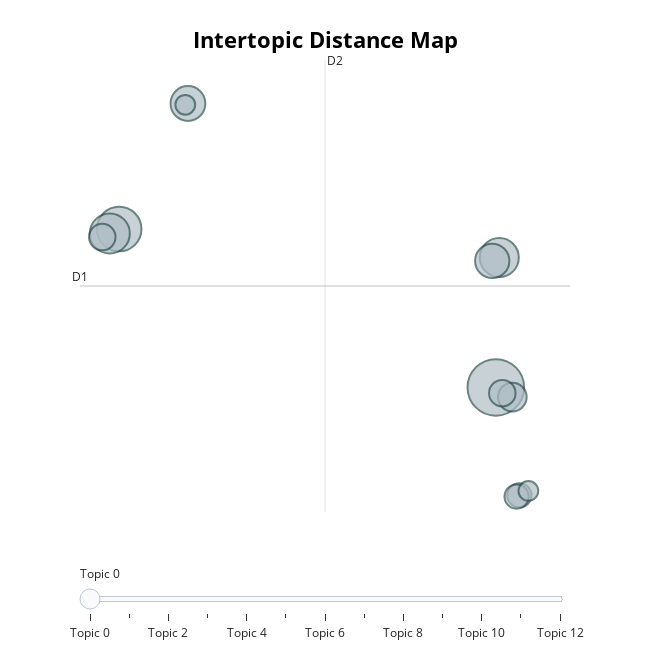

Write notebook code for a chart like this one.
### Code cell
topic_model.visualize_topics()

### Figure 1 — Plotly figure (JSON) as saved in the notebook; plotly's stock layout.template omitted (floating-point values rounded to 4 significant figures)
{"data": [{"customdata": [[0, "and | am | to | for | computer", 82], [1, "memory | the | is | in | of", 51], [2, "the | to | is | and | how", 41], [3, "the | of | it | to | and", 39], [4, "complexity | the | is | time | of", 31], [5, "the | of | that | to | is", 30], [6, "computer | software | is | science | and", 21], [7, "and | it | the | of | to", 18], [8, "and | to | algorithms | would | for", 18], [9, "it | the | password | key | to", 15], [10, "ip | the | packet | server | ms", 15], [11, "the | 01 | gates | logic | gate", 10], [12, "the | of | number | in | to", 10]], "hovertemplate": "<b>Topic %{customdata[0]}</b><br>Words: %{customdata[1]}<br>Size: %{customdata[2]}", "legendgroup": "", "marker": {"color": "#B0BEC5", "line": {"color": "DarkSlateGrey", "width": 2}, "size": [82, 51, 41, 39, 31, 30, 21, 18, 18, 15, 15, 10, 10], "sizemode": "area", "sizeref": 0.05125, "symbol": "circle"}, "mode": "markers", "name": "", "orientation": "v", "showlegend": false, "type": "scatter", "x": [8.326, -4.478, -4.795, 8.443, -2.139, 8.204, 8.887, -5.051, 8.546, 9.127, 9.032, 9.432, -2.231], "xaxis": "x", "y": [0.4409, 11.75, 11.44, 9.716, 20.72, 9.476, -0.2515, 11.18, 0.02886, -7.262, -7.356, -6.953, 20.63], "yaxis": "y"}], "layout": {"annotations": [{"showarrow": false, "text": "D1", "x": -5.809, "y": 7.685, "yshift": 10}, {"showarrow": false, "text": "D2", "x": 2.519, "xshift": 10, "y": 23.83}], "height": 650, "hoverlabel": {"bgcolor": "white", "font": {"family": "Rockwell", "size": 16}}, "legend": {"itemsizing": "constant", "tracegroupgap": 0}, "margin": {"t": 60}, "shapes": [{"line": {"color": "#CFD8DC", "width": 2}, "type": "line", "x0": 2.519, "x1": 2.519, "y0": -8.46, "y1": 23.83}, {"line": {"color": "#9E9E9E", "width": 2}, "type": "line", "x0": -5.809, "x1": 10.85, "y0": 7.685, "y1": 7.685}], "sliders": [{"active": 0, "pad": {"t": 50}, "steps": [{"args": [{"marker.color": [["red", "#B0BEC5", "#B0BEC5", "#B0BEC5", "#B0BEC5", "#B0BEC5", "#B0BEC5", "#B0BEC5", "#B0BEC5", "#B0BEC5", "#B0BEC5", "#B0BEC5", "#B0BEC5"]]}], "label": "Topic 0", "method": "update"}, {"args": [{"marker.color": [["#B0BEC5", "red", "#B0BEC5", "#B0BEC5", "#B0BEC5", "#B0BEC5", "#B0BEC5", "#B0BEC5", "#B0BEC5", "#B0BEC5", "#B0BEC5", "#B0BEC5", "#B0BEC5"]]}], "label": "Topic 1", "method": "update"}, {"args": [{"marker.color": [["#B0BEC5", "#B0BEC5", "red", "#B0BEC5", "#B0BEC5", "#B0BEC5", "#B0BEC5", "#B0BEC5", "#B0BEC5", "#B0BEC5", "#B0BEC5", "#B0BEC5", "#B0BEC5"]]}], "label": "Topic 2", "method": "update"}, {"args": [{"marker.color": [["#B0BEC5", "#B0BEC5", "#B0BEC5", "red", "#B0BEC5", "#B0BEC5", "#B0BEC5", "#B0BEC5", "#B0BEC5", "#B0BEC5", "#B0BEC5", "#B0BEC5", "#B0BEC5"]]}], "label": "Topic 3", "method": "update"}, {"args": [{"marker.color": [["#B0BEC5", "#B0BEC5", "#B0BEC5", "#B0BEC5", "red", "#B0BEC5", "#B0BEC5", "#B0BEC5", "#B0BEC5", "#B0BEC5", "#B0BEC5", "#B0BEC5", "#B0BEC5"]]}], "label": "Topic 4", "method": "update"}, {"args": [{"marker.color": [["#B0BEC5", "#B0BEC5", "#B0BEC5", "#B0BEC5", "#B0BEC5", "red", "#B0BEC5", "#B0BEC5", "#B0BEC5", "#B0BEC5", "#B0BEC5", "#B0BEC5", "#B0BEC5"]]}], "label": "Topic 5", "method": "update"}, {"args": [{"marker.color": [["#B0BEC5", "#B0BEC5", "#B0BEC5", "#B0BEC5", "#B0BEC5", "#B0BEC5", "red", "#B0BEC5", "#B0BEC5", "#B0BEC5", "#B0BEC5", "#B0BEC5", "#B0BEC5"]]}], "label": "Topic 6", "method": "update"}, {"args": [{"marker.color": [["#B0BEC5", "#B0BEC5", "#B0BEC5", "#B0BEC5", "#B0BEC5", "#B0BEC5", "#B0BEC5", "red", "#B0BEC5", "#B0BEC5", "#B0BEC5", "#B0BEC5", "#B0BEC5"]]}], "label": "Topic 7", "method": "update"}, {"args": [{"marker.color": [["#B0BEC5", "#B0BEC5", "#B0BEC5", "#B0BEC5", "#B0BEC5", "#B0BEC5", "#B0BEC5", "#B0BEC5", "red", "#B0BEC5", "#B0BEC5", "#B0BEC5", "#B0BEC5"]]}], "label": "Topic 8", "method": "update"}, {"args": [{"marker.color": [["#B0BEC5", "#B0BEC5", "#B0BEC5", "#B0BEC5", "#B0BEC5", "#B0BEC5", "#B0BEC5", "#B0BEC5", "#B0BEC5", "red", "#B0BEC5", "#B0BEC5", "#B0BEC5"]]}], "label": "Topic 9", "method": "update"}, {"args": [{"marker.color": [["#B0BEC5", "#B0BEC5", "#B0BEC5", "#B0BEC5", "#B0BEC5", "#B0BEC5", "#B0BEC5", "#B0BEC5", "#B0BEC5", "#B0BEC5", "red", "#B0BEC5", "#B0BEC5"]]}], "label": "Topic 10", "method": "update"}, {"args": [{"marker.color": [["#B0BEC5", "#B0BEC5", "#B0BEC5", "#B0BEC5", "#B0BEC5", "#B0BEC5", "#B0BEC5", "#B0BEC5", "#B0BEC5", "#B0BEC5", "#B0BEC5", "red", "#B0BEC5"]]}], "label": "Topic 11", "method": "update"}, {"args": [{"marker.color": [["#B0BEC5", "#B0BEC5", "#B0BEC5", "#B0BEC5", "#B0BEC5", "#B0BEC5", "#B0BEC5", "#B0BEC5", "#B0BEC5", "#B0BEC5", "#B0BEC5", "#B0BEC5", "red"]]}], "label": "Topic 12", "method": "update"}]}], "title": {"font": {"color": "Black", "size": 22}, "text": "<b>Intertopic Distance Map", "x": 0.5, "xanchor": "center", "y": 0.95, "yanchor": "top"}, "width": 650, "xaxis": {"anchor": "y", "domain": [0, 1], "range": [-5.809, 10.85], "title": {"text": ""}, "visible": false}, "yaxis": {"anchor": "x", "domain": [0, 1], "range": [-8.46, 23.83], "title": {"text": ""}, "visible": false}}}
